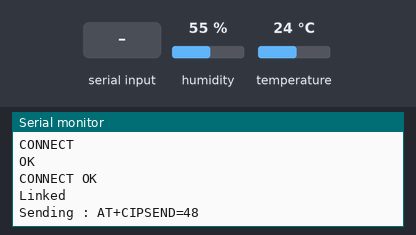
A sketch run on a simulated Arduino Uno, built with avr-gcc and run on an emulated ATmega328P. Shown: the last lines printed to the serial monitor. The inputs (shaded band) are chosen by the test bench; at power-on: humidity 55 %, temperature 24 °C. The modem accepts every AT command (registered, SIM ready, sends succeed) and sends nothing else.

Above: at 11.2 s.
11.3 s: "1" received over the second serial link
At 13.3 s:
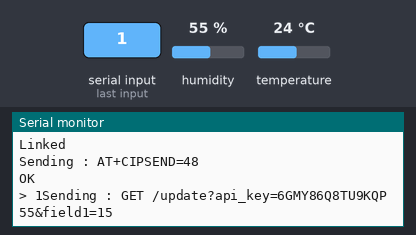
14.9 s: "0" received over the second serial link
At 16.1 s:
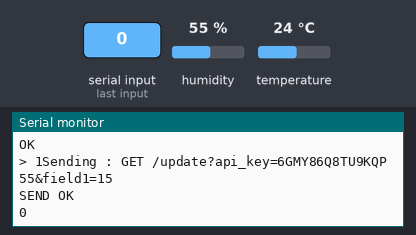
16.4 s: humidity set to 22 %
17.9 s: temperature set to 12 °C
19.4 s: humidity set to 40 %
At 24.6 s:
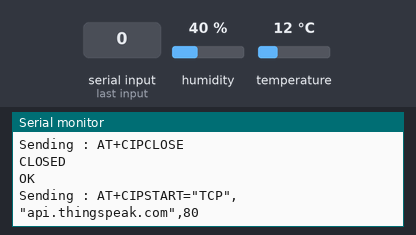

The sketch:

ThingspeakWithDHT11.ino
```cpp
#include "DHT.h"
#include <SoftwareSerial.h>

#define _SS_MAX_RX_BUFF 256
#define DHTPIN 2          //Arduino Pin on which Pin2 of DHT sensor is connected
#define DHTTYPE DHT11     //Type of DHT Sensor connected
#define EspRxPIN 8        //Pin on which Rx of ESP Module is connected
#define EspTxPIN 9        //Pin on which Tx of ESP Module is connected
#define EspBaudRate 9600  //Baud rate of communication with ESP Module
String domain = "api.thingspeak.com";
String url = "/update?api_key=6GMY86Q8TU9KQP55&field1=";

DHT dht(DHTPIN, DHTTYPE);

SoftwareSerial mySerial(EspTxPIN, EspRxPIN);

void setup() {
  Serial.begin(9600);
  Serial.println("Data Center ==> Debug Mode");
  mySerial.begin(EspBaudRate);
  dht.begin();
}

void loop() {
  delay(7000);

  float h = dht.readHumidity();
  float t = dht.readTemperature();

  /*if (isnan(h) || isnan(t)) {
    Serial.println("Failed to read from DHT sensor!");
    return;
  }*/

  Serial.print("Humidity: ");
  Serial.print(h);
  Serial.print(" %\t");
  Serial.print("Temperature: ");
  Serial.print(t);
  Serial.println(" *C ");
  Serial.println();
  Serial.print("Sending : ");
  Serial.println("AT+CIPCLOSE");
  mySerial.println("AT+CIPCLOSE");
  delay(500);
  reader();

  String startString = "AT+CIPSTART=\"TCP\",\"";
  startString += domain;
  startString += "\",80";

  Serial.print("Sending : ");
  Serial.println(startString);
  mySerial.println(startString);
  delay(1500);
  reader();

  String msg = "GET ";
  msg += url + "15";//String(t,0);
  int len = msg.length();
  len += 2;

  Serial.print("Sending : ");
  Serial.println("AT+CIPSEND=" + String(len));
  mySerial.println("AT+CIPSEND=" + String(len));
  delay(500);
  reader();

  Serial.print("Sending : ");
  Serial.println(msg);
  mySerial.println(msg);
  delay(500);
  reader();
  long tym = millis();
  while(!mySerial.available())
  {
    if((millis() - tym) >5000)
    {
        Serial.println("Timeout");
        break;
    }
  }
  if(mySerial.available())
  {
    while(mySerial.available())
    {
      delay(1);
      Serial.write(mySerial.read());
    }
  }

  Serial.println();
}

void reader()
{
  delay(500);
  if(mySerial.available()>0)
  {
      while(mySerial.available())
      {
        delay(20);
        Serial.write(mySerial.read());
      }
  }
}
```

Measured:
- after the input at 11.3 s, the serial monitor: prints a new line after 1.0 s (image 1)
- after the input at 14.9 s, the serial monitor: prints a new line at once (image 2)
- after the input at 19.4 s, the serial monitor: prints a new line after 2.5 s (image 3)
